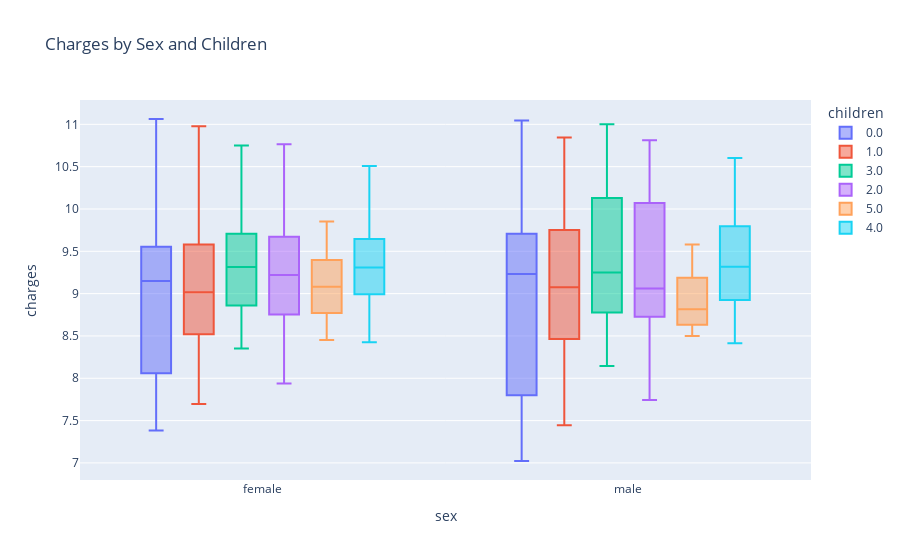

Notebook source saved alongside this figure:
### Code cell
fig = px.box(df, x='sex', y='charges', color='children',title='Charges by Sex and Children')
fig.show()

### Figure 1 — Plotly figure (JSON) as saved in the notebook; plotly's stock layout.template omitted (floating-point values rounded to 4 significant figures; data arrays with more than 128 entries replaced by an {"elided": "..."} marker saying what was removed)
{"data": [{"alignmentgroup": "True", "hovertemplate": "children=0.0<br>sex=%{x}<br>charges=%{y}<extra></extra>", "legendgroup": "0.0", "marker": {"color": "#636efa"}, "name": "0.0", "notched": false, "offsetgroup": "0.0", "orientation": "v", "showlegend": true, "type": "box", "x": {"elided": "572 str values"}, "x0": " ", "xaxis": "x", "y": {"elided": "572 float values"}, "y0": " ", "yaxis": "y"}, {"alignmentgroup": "True", "hovertemplate": "children=1.0<br>sex=%{x}<br>charges=%{y}<extra></extra>", "legendgroup": "1.0", "marker": {"color": "#EF553B"}, "name": "1.0", "notched": false, "offsetgroup": "1.0", "orientation": "v", "showlegend": true, "type": "box", "x": {"elided": "324 str values"}, "x0": " ", "xaxis": "x", "y": {"elided": "324 float values"}, "y0": " ", "yaxis": "y"}, {"alignmentgroup": "True", "hovertemplate": "children=3.0<br>sex=%{x}<br>charges=%{y}<extra></extra>", "legendgroup": "3.0", "marker": {"color": "#00cc96"}, "name": "3.0", "notched": false, "offsetgroup": "3.0", "orientation": "v", "showlegend": true, "type": "box", "x": {"elided": "157 str values"}, "x0": " ", "xaxis": "x", "y": {"elided": "157 float values"}, "y0": " ", "yaxis": "y"}, {"alignmentgroup": "True", "hovertemplate": "children=2.0<br>sex=%{x}<br>charges=%{y}<extra></extra>", "legendgroup": "2.0", "marker": {"color": "#ab63fa"}, "name": "2.0", "notched": false, "offsetgroup": "2.0", "orientation": "v", "showlegend": true, "type": "box", "x": {"elided": "240 str values"}, "x0": " ", "xaxis": "x", "y": {"elided": "240 float values"}, "y0": " ", "yaxis": "y"}, {"alignmentgroup": "True", "hovertemplate": "children=5.0<br>sex=%{x}<br>charges=%{y}<extra></extra>", "legendgroup": "5.0", "marker": {"color": "#FFA15A"}, "name": "5.0", "notched": false, "offsetgroup": "5.0", "orientation": "v", "showlegend": true, "type": "box", "x": ["female", "male", "female", "male", "male", "female", "female", "male", "male", "male", "female", "female", "male", "female", "male", "female", "male", "male"], "x0": " ", "xaxis": "x", "y": [8.453, 8.825, 8.483, 8.533, 9.189, 9.441, 9.355, 8.805, 8.803, 9.22, 9.101, 9.059, 8.5, 9.853, 9.129, 9.057, 8.633, 9.58], "y0": " ", "yaxis": "y"}, {"alignmentgroup": "True", "hovertemplate": "children=4.0<br>sex=%{x}<br>charges=%{y}<extra></extra>", "legendgroup": "4.0", "marker": {"color": "#19d3f3"}, "name": "4.0", "notched": false, "offsetgroup": "4.0", "orientation": "v", "showlegend": true, "type": "box", "x": ["male", "female", "male", "male", "male", "female", "female", "male", "male", "male", "male", "male", "female", "male", "male", "female", "female", "female", "female", "female", "female", "male", "female", "male", "male"], "x0": " ", "xaxis": "x", "y": [8.413, 9.309, 9.25, 9.007, 9.352, 10.11, 9.304, 9.281, 8.924, 9.795, 10.6, 9.469, 9.575, 9.748, 8.492, 8.888, 10.51, 8.65, 9.332, 8.425, 9.307, 8.709, 9.67, 9.975, 9.878], "y0": " ", "yaxis": "y"}], "layout": {"boxmode": "group", "legend": {"title": {"text": "children"}, "tracegroupgap": 0}, "title": {"text": "Charges by Sex and Children"}, "xaxis": {"anchor": "y", "domain": [0, 1], "title": {"text": "sex"}}, "yaxis": {"anchor": "x", "domain": [0, 1], "title": {"text": "charges"}}}}
